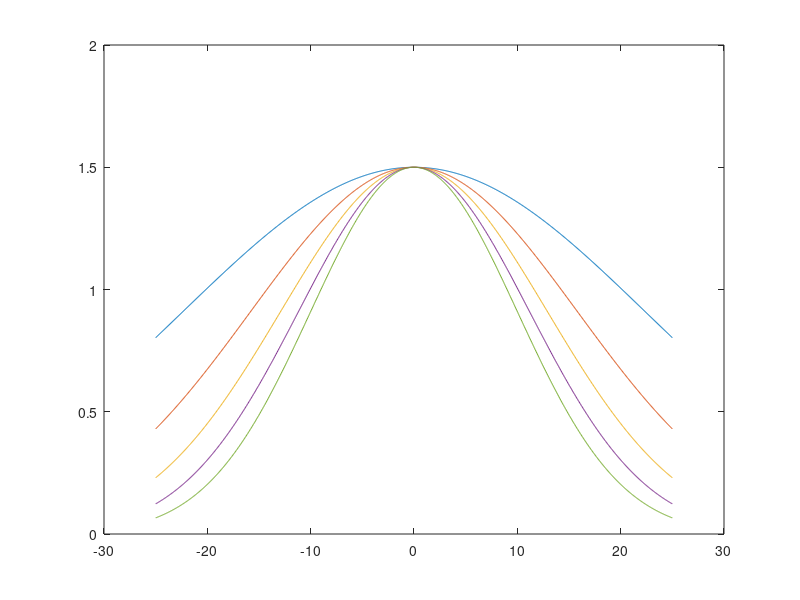

Write the MATLAB code that produced this figure.
clear; close all; clc
dbstop if error

% Finding Parameters 
Nsamples = 25;
fs = 50e3;

u = linspace(-Nsamples,Nsamples,1000);

a = 1.5;
b = 0.001:1e-3:0.005 ;

figure(1)
for i = 1:length(b)

    y = a*exp(-b(i)*u.^2); 
    plot(u,y)
    hold on;
    
    
end
% a = 1.5 mJ;
% b = 0.005 um;